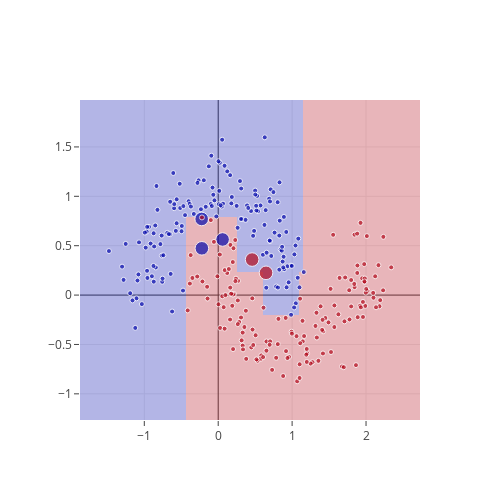
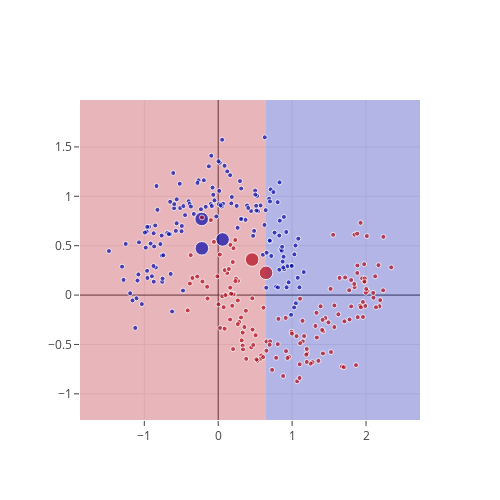

These figures' notebook cell, in order:
### Code cell
istage = 7

data   = [go.Scatter(x=X[:, 0], y=X[:, 1], mode='markers', 
                     marker=dict(color=y, colorscale='RdBu', size=staged_sample_weights[istage]*5)),
          go.Heatmap(x=xs, y=ys, z=staged_zz[istage], 
                     colorscale='RdBu', opacity=0.3, showscale=False)]
layout = go.Layout(autosize=False, width=500, height=500)
fig = go.Figure(data=data, layout=layout)

iplot(fig)

next_estimator = estimators[istage+1]
next_zz = next_estimator.predict(np.c_[xx.ravel(), yy.ravel()])
next_zz = next_zz.reshape(xx.shape)

data   = [go.Scatter(x=X[:, 0], y=X[:, 1], mode='markers', 
                     marker=dict(color=y, colorscale='RdBu', size=staged_sample_weights[istage]*5)),
          go.Heatmap(x=xs, y=ys, z=next_zz, 
                     colorscale='RdBu', opacity=0.3, showscale=False)]
layout = go.Layout(autosize=False, width=500, height=500)
fig = go.Figure(data=data, layout=layout)

iplot(fig)

### Figure 1 — Plotly figure (JSON) as saved in the notebook; plotly's stock layout.template omitted (floating-point values rounded to 4 significant figures; data arrays with more than 128 entries replaced by an {"elided": "..."} marker saying what was removed)
{"data": [{"marker": {"color": {"elided": "300 int values"}, "colorscale": "RdBu", "size": {"elided": "300 float values"}}, "mode": "markers", "type": "scatter", "uid": "b9b3bfb4-13e3-11e9-ba95-7e00e4586f01", "x": {"elided": "300 float values"}, "y": {"elided": "300 float values"}}, {"colorscale": "RdBu", "opacity": 0.3, "showscale": false, "type": "heatmap", "uid": "b9b5124c-13e3-11e9-80c1-7e00e4586f01", "x": {"elided": "230 float values"}, "y": {"elided": "162 float values"}, "z": {"elided": "162x230 int values"}}], "layout": {"autosize": false, "height": 500, "width": 500}}

### Figure 2 — Plotly figure (JSON) as saved in the notebook; plotly's stock layout.template omitted (floating-point values rounded to 4 significant figures; data arrays with more than 128 entries replaced by an {"elided": "..."} marker saying what was removed)
{"data": [{"marker": {"color": {"elided": "300 int values"}, "colorscale": "RdBu", "size": {"elided": "300 float values"}}, "mode": "markers", "type": "scatter", "uid": "b9c858ac-13e3-11e9-befb-7e00e4586f01", "x": {"elided": "300 float values"}, "y": {"elided": "300 float values"}}, {"colorscale": "RdBu", "opacity": 0.3, "showscale": false, "type": "heatmap", "uid": "b9c85b18-13e3-11e9-80c7-7e00e4586f01", "x": {"elided": "230 float values"}, "y": {"elided": "162 float values"}, "z": {"elided": "162x230 int values"}}], "layout": {"autosize": false, "height": 500, "width": 500}}
